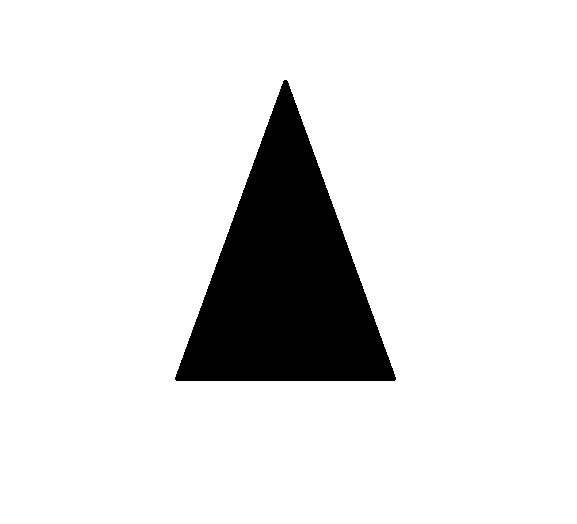
%> input picture obje_tani/veriseti/ucgen.bmp, 577 x 524 px
$ octave proje_calistir.m   (GNU Octave 9; MATLAB toolbox functions it lacks are replaced by stand-ins)
%> lines starting %> are read from the running program, lines starting %| are printed output that depends on the picture; in (x1, y1, x2, y2) boxes, pixels count from 0 and x2, y2 are one past the last pixel; in counts of white or black regions, pixels touching at a corner belong together; the program's own positions count from 1
### obje_tani/resim_isle.m
function donus=resim_isle(resim)
%> called with resim = 'veriseti/ucgen.bmp'
resim=imread(resim);
%> resim: size 524x577 logical; 88.7% white; 1 black region, box (x1, y1, x2, y2) and area: (175, 80, 396, 381) 34093

if ~isa(resim,'logical')
resim=im2bw(resim);
end

konum=zeros(1,4);
bulduk=false;
for i=1:size(resim,1)
    for j=1:size(resim,2)
        if resim(i,j)==0
            konum(1)=i;
            bulduk=true;
            break;
        end
        if bulduk==true
            break;
        end
    end
end
%> after the loop, bulduk = true; konum = [81 0 0 0]
bulduk=false;
for i=size(resim,1):-1:1
    for j=1:size(resim,2)
        if resim(i,j)==0
            konum(2)=i;
            bulduk=true;
            break;
        end
        if bulduk==true
            break;
        end
    end
end
%> after the loop, konum = [81 381 0 0]
bulduk=false;
for i=1:size(resim,2)
    for j=1:size(resim,1)
        if resim(j,i)==0
            konum(3)=i;
            bulduk=true;
            break;
        end
        if bulduk==true
            break;
        end
    end
end
%> after the loop, konum = [81 381 176 0]
bulduk=false;
for i=size(resim,2):-1:1
    for j=1:size(resim,1)
        if resim(j,i)==0
            konum(4)=i;
            bulduk=true;
            break;
        end
        if bulduk==true
            break;
        end
    end
end
%> after the loop, konum = [81 381 176 396]
resim=resim(konum(1):konum(2),konum(3):konum(4));
%> resim: size 301x221 logical; 48.7% white; 4 white regions (2 under 20 px), largest, box (x1, y1, x2, y2) and area: (0, 0, 109, 297) 16221, (112, 0, 221, 297) 16205
resim=imresize(resim,[200 200]);
%> resim: size 200x200 logical; 48.7% white; 4 white regions (2 under 20 px), largest, box (x1, y1, x2, y2) and area: (0, 0, 99, 197) 9751, (101, 0, 200, 197) 9741
resim=1-resim;

donus=zeros(1,4);
donus(1)=sum(sum(resim(1:100,1:100)))/10000;
donus(2)=sum(sum(resim(1:100,101:200)))/10000;
donus(3)=sum(sum(resim(101:200,1:100)))/10000;
donus(4)=sum(sum(resim(101:200,101:200)))/10000;

% figure;
% imshow(resim);

end

### obje_tani/proje_calistir.m
girisler(1,:)=resim_isle('veriseti/ucgen.bmp');
girisler(2,:)=resim_isle('veriseti/dikucgen.bmp');
%> call 2 of resim_isle, with resim = 'veriseti/dikucgen.bmp'
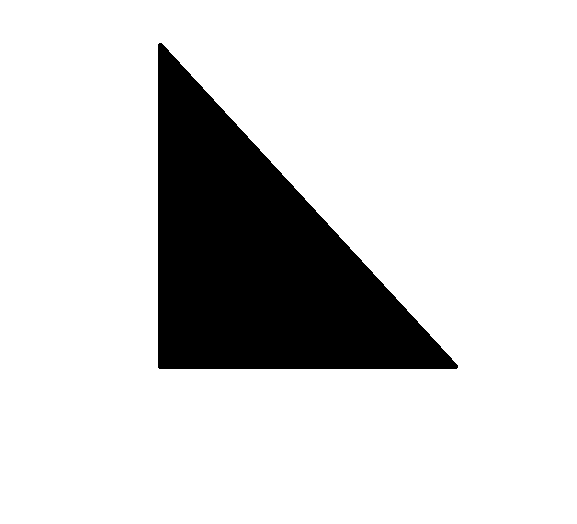
%> input picture obje_tani/veriseti/dikucgen.bmp, 577 x 524 px
%> in resim_isle (call 2), `resim=imread(resim);`: resim: size 524x577 logical; 83.5% white; 1 black region, box (x1, y1, x2, y2) and area: (158, 43, 458, 369) 50008
%> after the loop in resim_isle (call 2), `for i=1:size(resim,1)`: konum = [44 0 0 0]
%> after the loop in resim_isle (call 2), `for i=size(resim,1):-1:1`: konum = [44 369 0 0]
%> after the loop in resim_isle (call 2), `for i=1:size(resim,2)`: konum = [44 369 159 0]
%> after the loop in resim_isle (call 2), `for i=size(resim,2):-1:1`: konum = [44 369 159 458]
%> in resim_isle (call 2), `resim=resim(konum(1):konum(2),konum(3):konum(4));`: resim: size 326x300 logical; 48.9% white; 4 white regions (3 under 20 px), largest, box (x1, y1, x2, y2) and area: (4, 0, 300, 322) 47789
%> in resim_isle (call 2), `resim=imresize(resim,[200 200]);`: resim: size 200x200 logical; 48.8% white; 4 white regions (3 under 20 px), largest, box (x1, y1, x2, y2) and area: (3, 0, 200, 198) 19533
girisler(3,:)=resim_isle('veriseti/kare.bmp');
%> call 3 of resim_isle, with resim = 'veriseti/kare.bmp'
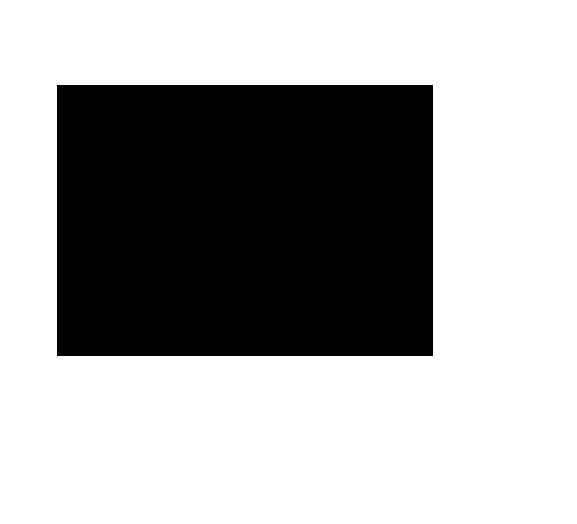
%> input picture obje_tani/veriseti/kare.bmp, 577 x 524 px
%> in resim_isle (call 3), `resim=imread(resim);`: resim: size 524x577 logical; 66.3% white; 1 black region, box (x1, y1, x2, y2) and area: (57, 85, 433, 356) 101896
%> after the loop in resim_isle (call 3), `for i=1:size(resim,1)`: konum = [86 0 0 0]
%> after the loop in resim_isle (call 3), `for i=size(resim,1):-1:1`: konum = [86 356 0 0]
%> after the loop in resim_isle (call 3), `for i=1:size(resim,2)`: konum = [86 356 58 0]
%> after the loop in resim_isle (call 3), `for i=size(resim,2):-1:1`: konum = [86 356 58 433]
%> in resim_isle (call 3), `resim=resim(konum(1):konum(2),konum(3):konum(4));`: resim: size 271x376 logical; every value is 0
%> in resim_isle (call 3), `resim=imresize(resim,[200 200]);`: resim: size 200x200 logical; every value is 0
%> in resim_isle (call 3), `resim=1-resim;`: resim: size 200x200 double; every value is 1
girisler(4,:)=resim_isle('veriseti/besgen.bmp');
%> call 4 of resim_isle, with resim = 'veriseti/besgen.bmp'
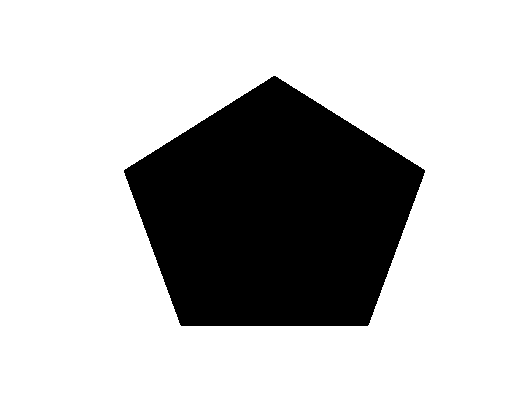
%> input picture obje_tani/veriseti/besgen.bmp, 530 x 417 px
%> in resim_isle (call 4), `resim=imread(resim);`: resim: size 417x530 logical; 76.3% white; 1 black region, box (x1, y1, x2, y2) and area: (124, 76, 425, 326) 52402
%> after the loop in resim_isle (call 4), `for i=1:size(resim,1)`: konum = [77 0 0 0]
%> after the loop in resim_isle (call 4), `for i=size(resim,1):-1:1`: konum = [77 326 0 0]
%> after the loop in resim_isle (call 4), `for i=1:size(resim,2)`: konum = [77 326 125 0]
%> after the loop in resim_isle (call 4), `for i=size(resim,2):-1:1`: konum = [77 326 125 425]
%> in resim_isle (call 4), `resim=resim(konum(1):konum(2),konum(3):konum(4));`: resim: size 250x301 logical; 30.4% white; 4 white regions, box (x1, y1, x2, y2) and area: (0, 0, 149, 94) 7058, (152, 0, 301, 94) 7052, (0, 97, 57, 250) 4373, (244, 97, 301, 250) 4365
%> in resim_isle (call 4), `resim=imresize(resim,[200 200]);`: resim: size 200x200 logical; 30.4% white; 4 white regions, box (x1, y1, x2, y2) and area: (0, 0, 99, 75) 3753, (101, 0, 200, 75) 3750, (0, 78, 38, 200) 2332, (162, 78, 200, 200) 2328
girisler(5,:)=resim_isle('veriseti/yamuk.bmp');
%> call 5 of resim_isle, with resim = 'veriseti/yamuk.bmp'
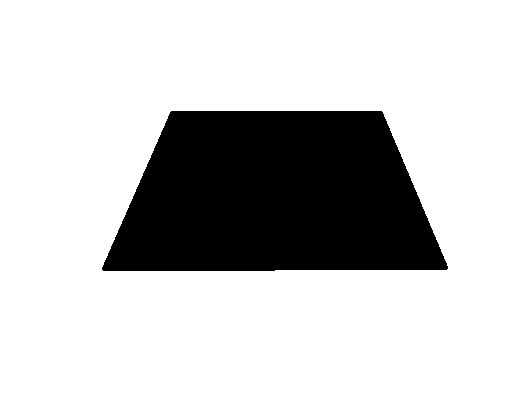
%> input picture obje_tani/veriseti/yamuk.bmp, 530 x 417 px
%> in resim_isle (call 5), `resim=imread(resim);`: resim: size 417x530 logical; 79.8% white; 1 black region, box (x1, y1, x2, y2) and area: (102, 111, 448, 271) 44637
%> after the loop in resim_isle (call 5), `for i=1:size(resim,1)`: konum = [112 0 0 0]
%> after the loop in resim_isle (call 5), `for i=size(resim,1):-1:1`: konum = [112 271 0 0]
%> after the loop in resim_isle (call 5), `for i=1:size(resim,2)`: konum = [112 271 103 0]
%> after the loop in resim_isle (call 5), `for i=size(resim,2):-1:1`: konum = [112 271 103 448]
%> in resim_isle (call 5), `resim=resim(konum(1):konum(2),konum(3):konum(4));`: resim: size 160x346 logical; 19.4% white; 4 white regions (1 under 20 px), largest, box (x1, y1, x2, y2) and area: (0, 0, 69, 156) 5412, (280, 0, 346, 155) 5136, (173, 158, 346, 160) 174
%> in resim_isle (call 5), `resim=imresize(resim,[200 200]);`: resim: size 200x200 logical; 19.3% white; 4 white regions (1 under 20 px), largest, box (x1, y1, x2, y2) and area: (0, 0, 40, 195) 3907, (162, 0, 200, 194) 3707, (100, 197, 200, 200) 102
girisler(6,:)=resim_isle('veriseti/deltoit.bmp');
%> call 6 of resim_isle, with resim = 'veriseti/deltoit.bmp'
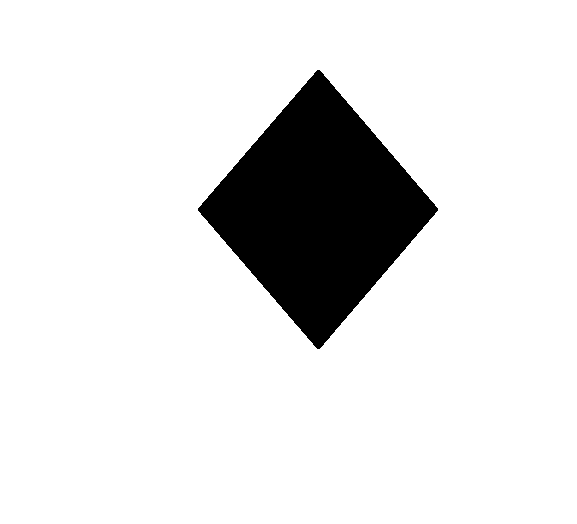
%> input picture obje_tani/veriseti/deltoit.bmp, 577 x 524 px
%> in resim_isle (call 6), `resim=imread(resim);`: resim: size 524x577 logical; 88.7% white; 1 black region, box (x1, y1, x2, y2) and area: (198, 70, 438, 349) 34032
%> after the loop in resim_isle (call 6), `for i=1:size(resim,1)`: konum = [71 0 0 0]
%> after the loop in resim_isle (call 6), `for i=size(resim,1):-1:1`: konum = [71 349 0 0]
%> after the loop in resim_isle (call 6), `for i=1:size(resim,2)`: konum = [71 349 199 0]
%> after the loop in resim_isle (call 6), `for i=size(resim,2):-1:1`: konum = [71 349 199 438]
%> in resim_isle (call 6), `resim=resim(konum(1):konum(2),konum(3):konum(4));`:
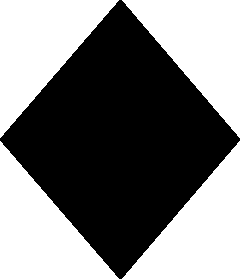
%> resim: size 279x240 logical; 49.2% white; 4 white regions, box (x1, y1, x2, y2) and area: (0, 0, 119, 138) 8273, (0, 141, 119, 279) 8265, (122, 0, 240, 138) 8195, (122, 141, 240, 279) 8195
%> in resim_isle (call 6), `resim=imresize(resim,[200 200]);`:
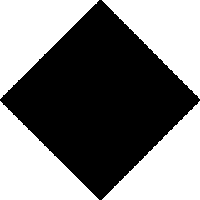
%> resim: size 200x200 logical; 49.1% white; 4 white regions, box (x1, y1, x2, y2) and area: (0, 0, 99, 99) 4945, (0, 101, 99, 200) 4940, (102, 0, 200, 99) 4887, (102, 101, 200, 200) 4887
girisler(7,:)=resim_isle('veriseti/paralelkenar.bmp');
%> the run ends on the next line
